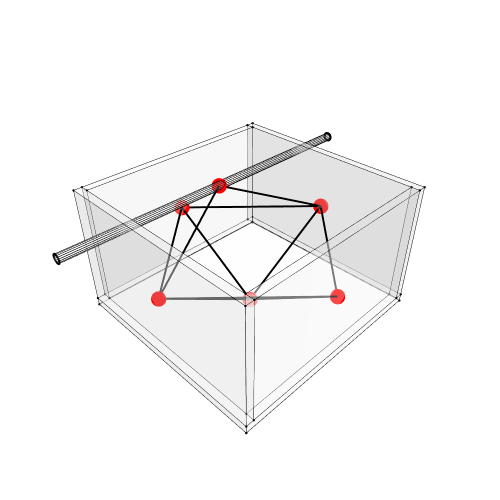

Notebook cell for this chart:
### Markdown cell above
## 13. Show the result

### Code cell
Topology.Show(w1, w2, w3, w4, f, pipe, g2,
              vertexSizeKey="size",
              vertexColorKey="color",
              edgeWidthKey="width",
              edgeColorKey="color",
              faceOpacity=0.3,
              width=500,
              height=500,
              backgroundColor="white",
              renderer=renderer)

### Figure 1 — Plotly figure (JSON) as saved in the notebook; plotly's stock layout.template omitted (floating-point values rounded to 4 significant figures; data arrays with more than 128 entries replaced by an {"elided": "..."} marker saying what was removed)
{"data": [{"customdata": ["", "", "", "", "", "", "", ""], "hoverinfo": "text", "hovertemplate": ["Click ", "Click ", "Click ", "Click ", "Click ", "Click ", "Click ", "Click "], "hovertext": ["", "", "", "", "", "", "", ""], "legendgroup": "1", "legendrank": 1, "marker": {"color": ["#000000", "#000000", "#000000", "#000000", "#000000", "#000000", "#000000", "#000000"], "line": {"width": 0}, "opacity": 1, "size": [2.8, 2.8, 2.8, 2.8, 2.8, 2.8, 2.8, 2.8], "sizemode": "diameter", "symbol": "circle"}, "mode": "markers", "name": "1: Untitled (Vertices)", "showlegend": false, "text": ["", "", "", "", "", "", "", ""], "type": "scatter3d", "x": [-2.5, 2.5, 2.5, -2.5, 2.5, -2.5, 2.5, -2.5], "y": [2.6, 2.6, 2.4, 2.4, 2.6, 2.6, 2.4, 2.4], "z": [-1.5, -1.5, -1.5, -1.5, 1.5, 1.5, 1.5, 1.5]}, {"hoverinfo": "text", "hovertext": [], "legendgroup": "2", "legendrank": 2, "line": {"color": "#000000", "dash": "solid", "width": 1}, "marker": {"color": "#000000", "size": 0.25, "symbol": "circle"}, "mode": "markers+lines", "name": "1: Untitled (Edges)", "showlegend": false, "text": [], "type": "scatter3d", "x": [-2.5, 2.5, null, 2.5, 2.5, null, 2.5, -2.5, null, -2.5, -2.5, null, 2.5, 2.5, null, -2.5, 2.5, null, -2.5, -2.5, null, 2.5, 2.5, null, 2.5, 2.5, null, -2.5, -2.5, null, 2.5, -2.5, null, -2.5, -2.5, null], "y": [2.6, 2.6, null, 2.6, 2.4, null, 2.4, 2.4, null, 2.4, 2.6, null, 2.6, 2.6, null, 2.6, 2.6, null, 2.6, 2.6, null, 2.4, 2.4, null, 2.6, 2.4, null, 2.4, 2.4, null, 2.4, 2.4, null, 2.4, 2.6, null], "z": [-1.5, -1.5, null, -1.5, -1.5, null, -1.5, -1.5, null, -1.5, -1.5, null, 1.5, -1.5, null, 1.5, 1.5, null, -1.5, 1.5, null, 1.5, -1.5, null, 1.5, 1.5, null, 1.5, -1.5, null, 1.5, 1.5, null, 1.5, 1.5, null]}, {"cmax": 1, "cmin": 0, "color": "#FAFAFA", "colorscale": [[0, "#440154"], [0.1111, "#482878"], [0.2222, "#3e4989"], [0.3333, "#31688e"], [0.4444, "#26828e"], [0.5556, "#1f9e89"], [0.6667, "#35b779"], [0.7778, "#6ece58"], [0.8889, "#b5de2b"], [1, "#fde725"]], "flatshading": true, "hoverinfo": "text", "hovertext": "", "i": [0, 0, 4, 0, 5, 1, 3, 7, 0, 4, 6, 7], "j": [1, 2, 5, 4, 6, 5, 2, 3, 3, 0, 5, 6], "k": [2, 3, 1, 1, 2, 2, 6, 6, 7, 7, 4, 4], "legendgroup": "3", "legendrank": 3, "lighting": {"facenormalsepsilon": 0}, "name": "1: Untitled (Faces)", "opacity": 0.3, "showlegend": false, "showscale": false, "text": "", "type": "mesh3d", "x": [-2.5, 2.5, 2.5, -2.5, -2.5, 2.5, 2.5, -2.5], "y": [2.6, 2.6, 2.4, 2.4, 2.6, 2.6, 2.4, 2.4], "z": [-1.5, -1.5, -1.5, -1.5, 1.5, 1.5, 1.5, 1.5]}, {"customdata": ["", "", "", "", "", "", "", ""], "hoverinfo": "text", "hovertemplate": ["Click ", "Click ", "Click ", "Click ", "Click ", "Click ", "Click ", "Click "], "hovertext": ["", "", "", "", "", "", "", ""], "legendgroup": "5", "legendrank": 5, "marker": {"color": ["#000000", "#000000", "#000000", "#000000", "#000000", "#000000", "#000000", "#000000"], "line": {"width": 0}, "opacity": 1, "size": [2.8, 2.8, 2.8, 2.8, 2.8, 2.8, 2.8, 2.8], "sizemode": "diameter", "symbol": "circle"}, "mode": "markers", "name": "2: Untitled (Vertices)", "showlegend": false, "text": ["", "", "", "", "", "", "", ""], "type": "scatter3d", "x": [-2.5, 2.5, 2.5, -2.5, 2.5, -2.5, 2.5, -2.5], "y": [-2.4, -2.4, -2.6, -2.6, -2.4, -2.4, -2.6, -2.6], "z": [-1.5, -1.5, -1.5, -1.5, 1.5, 1.5, 1.5, 1.5]}, {"hoverinfo": "text", "hovertext": [], "legendgroup": "6", "legendrank": 6, "line": {"color": "#000000", "dash": "solid", "width": 1}, "marker": {"color": "#000000", "size": 0.25, "symbol": "circle"}, "mode": "markers+lines", "name": "2: Untitled (Edges)", "showlegend": false, "text": [], "type": "scatter3d", "x": [-2.5, 2.5, null, 2.5, 2.5, null, 2.5, -2.5, null, -2.5, -2.5, null, 2.5, 2.5, null, -2.5, 2.5, null, -2.5, -2.5, null, 2.5, 2.5, null, 2.5, 2.5, null, -2.5, -2.5, null, 2.5, -2.5, null, -2.5, -2.5, null], "y": [-2.4, -2.4, null, -2.4, -2.6, null, -2.6, -2.6, null, -2.6, -2.4, null, -2.4, -2.4, null, -2.4, -2.4, null, -2.4, -2.4, null, -2.6, -2.6, null, -2.4, -2.6, null, -2.6, -2.6, null, -2.6, -2.6, null, -2.6, -2.4, null], "z": [-1.5, -1.5, null, -1.5, -1.5, null, -1.5, -1.5, null, -1.5, -1.5, null, 1.5, -1.5, null, 1.5, 1.5, null, -1.5, 1.5, null, 1.5, -1.5, null, 1.5, 1.5, null, 1.5, -1.5, null, 1.5, 1.5, null, 1.5, 1.5, null]}, {"cmax": 1, "cmin": 0, "color": "#FAFAFA", "colorscale": [[0, "#440154"], [0.1111, "#482878"], [0.2222, "#3e4989"], [0.3333, "#31688e"], [0.4444, "#26828e"], [0.5556, "#1f9e89"], [0.6667, "#35b779"], [0.7778, "#6ece58"], [0.8889, "#b5de2b"], [1, "#fde725"]], "flatshading": true, "hoverinfo": "text", "hovertext": "", "i": [0, 0, 4, 0, 5, 1, 3, 7, 0, 4, 6, 7], "j": [1, 2, 5, 4, 6, 5, 2, 3, 3, 0, 5, 6], "k": [2, 3, 1, 1, 2, 2, 6, 6, 7, 7, 4, 4], "legendgroup": "7", "legendrank": 7, "lighting": {"facenormalsepsilon": 0}, "name": "2: Untitled (Faces)", "opacity": 0.3, "showlegend": false, "showscale": false, "text": "", "type": "mesh3d", "x": [-2.5, 2.5, 2.5, -2.5, -2.5, 2.5, 2.5, -2.5], "y": [-2.4, -2.4, -2.6, -2.6, -2.4, -2.4, -2.6, -2.6], "z": [-1.5, -1.5, -1.5, -1.5, 1.5, 1.5, 1.5, 1.5]}, {"customdata": ["", "", "", "", "", "", "", ""], "hoverinfo": "text", "hovertemplate": ["Click ", "Click ", "Click ", "Click ", "Click ", "Click ", "Click ", "Click "], "hovertext": ["", "", "", "", "", "", "", ""], "legendgroup": "9", "legendrank": 9, "marker": {"color": ["#000000", "#000000", "#000000", "#000000", "#000000", "#000000", "#000000", "#000000"], "line": {"width": 0}, "opacity": 1, "size": [2.8, 2.8, 2.8, 2.8, 2.8, 2.8, 2.8, 2.8], "sizemode": "diameter", "symbol": "circle"}, "mode": "markers", "name": "3: Untitled (Vertices)", "showlegend": false, "text": ["", "", "", "", "", "", "", ""], "type": "scatter3d", "x": [2.5, 2.7, 2.7, 2.5, 2.7, 2.5, 2.7, 2.5], "y": [2.6, 2.6, -2.6, -2.6, 2.6, 2.6, -2.6, -2.6], "z": [-1.5, -1.5, -1.5, -1.5, 1.5, 1.5, 1.5, 1.5]}, {"hoverinfo": "text", "hovertext": [], "legendgroup": "10", "legendrank": 10, "line": {"color": "#000000", "dash": "solid", "width": 1}, "marker": {"color": "#000000", "size": 0.25, "symbol": "circle"}, "mode": "markers+lines", "name": "3: Untitled (Edges)", "showlegend": false, "text": [], "type": "scatter3d", "x": [2.5, 2.7, null, 2.7, 2.7, null, 2.7, 2.5, null, 2.5, 2.5, null, 2.7, 2.7, null, 2.5, 2.7, null, 2.5, 2.5, null, 2.7, 2.7, null, 2.7, 2.7, null, 2.5, 2.5, null, 2.7, 2.5, null, 2.5, 2.5, null], "y": [2.6, 2.6, null, 2.6, -2.6, null, -2.6, -2.6, null, -2.6, 2.6, null, 2.6, 2.6, null, 2.6, 2.6, null, 2.6, 2.6, null, -2.6, -2.6, null, 2.6, -2.6, null, -2.6, -2.6, null, -2.6, -2.6, null, -2.6, 2.6, null], "z": [-1.5, -1.5, null, -1.5, -1.5, null, -1.5, -1.5, null, -1.5, -1.5, null, 1.5, -1.5, null, 1.5, 1.5, null, -1.5, 1.5, null, 1.5, -1.5, null, 1.5, 1.5, null, 1.5, -1.5, null, 1.5, 1.5, null, 1.5, 1.5, null]}, {"cmax": 1, "cmin": 0, "color": "#FAFAFA", "colorscale": [[0, "#440154"], [0.1111, "#482878"], [0.2222, "#3e4989"], [0.3333, "#31688e"], [0.4444, "#26828e"], [0.5556, "#1f9e89"], [0.6667, "#35b779"], [0.7778, "#6ece58"], [0.8889, "#b5de2b"], [1, "#fde725"]], "flatshading": true, "hoverinfo": "text", "hovertext": "", "i": [0, 0, 4, 0, 5, 1, 3, 7, 0, 4, 6, 7], "j": [1, 2, 5, 4, 6, 5, 2, 3, 3, 0, 5, 6], "k": [2, 3, 1, 1, 2, 2, 6, 6, 7, 7, 4, 4], "legendgroup": "11", "legendrank": 11, "lighting": {"facenormalsepsilon": 0}, "name": "3: Untitled (Faces)", "opacity": 0.3, "showlegend": false, "showscale": false, "text": "", "type": "mesh3d", "x": [2.5, 2.7, 2.7, 2.5, 2.5, 2.7, 2.7, 2.5], "y": [2.6, 2.6, -2.6, -2.6, 2.6, 2.6, -2.6, -2.6], "z": [-1.5, -1.5, -1.5, -1.5, 1.5, 1.5, 1.5, 1.5]}, {"customdata": ["", "", "", "", "", "", "", ""], "hoverinfo": "text", "hovertemplate": ["Click ", "Click ", "Click ", "Click ", "Click ", "Click ", "Click ", "Click "], "hovertext": ["", "", "", "", "", "", "", ""], "legendgroup": "13", "legendrank": 13, "marker": {"color": ["#000000", "#000000", "#000000", "#000000", "#000000", "#000000", "#000000", "#000000"], "line": {"width": 0}, "opacity": 1, "size": [2.8, 2.8, 2.8, 2.8, 2.8, 2.8, 2.8, 2.8], "sizemode": "diameter", "symbol": "circle"}, "mode": "markers", "name": "4: Untitled (Vertices)", "showlegend": false, "text": ["", "", "", "", "", "", "", ""], "type": "scatter3d", "x": [-2.7, -2.5, -2.5, -2.7, -2.5, -2.7, -2.5, -2.7], "y": [2.6, 2.6, -2.6, -2.6, 2.6, 2.6, -2.6, -2.6], "z": [-1.5, -1.5, -1.5, -1.5, 1.5, 1.5, 1.5, 1.5]}, {"hoverinfo": "text", "hovertext": [], "legendgroup": "14", "legendrank": 14, "line": {"color": "#000000", "dash": "solid", "width": 1}, "marker": {"color": "#000000", "size": 0.25, "symbol": "circle"}, "mode": "markers+lines", "name": "4: Untitled (Edges)", "showlegend": false, "text": [], "type": "scatter3d", "x": [-2.7, -2.5, null, -2.5, -2.5, null, -2.5, -2.7, null, -2.7, -2.7, null, -2.5, -2.5, null, -2.7, -2.5, null, -2.7, -2.7, null, -2.5, -2.5, null, -2.5, -2.5, null, -2.7, -2.7, null, -2.5, -2.7, null, -2.7, -2.7, null], "y": [2.6, 2.6, null, 2.6, -2.6, null, -2.6, -2.6, null, -2.6, 2.6, null, 2.6, 2.6, null, 2.6, 2.6, null, 2.6, 2.6, null, -2.6, -2.6, null, 2.6, -2.6, null, -2.6, -2.6, null, -2.6, -2.6, null, -2.6, 2.6, null], "z": [-1.5, -1.5, null, -1.5, -1.5, null, -1.5, -1.5, null, -1.5, -1.5, null, 1.5, -1.5, null, 1.5, 1.5, null, -1.5, 1.5, null, 1.5, -1.5, null, 1.5, 1.5, null, 1.5, -1.5, null, 1.5, 1.5, null, 1.5, 1.5, null]}, {"cmax": 1, "cmin": 0, "color": "#FAFAFA", "colorscale": [[0, "#440154"], [0.1111, "#482878"], [0.2222, "#3e4989"], [0.3333, "#31688e"], [0.4444, "#26828e"], [0.5556, "#1f9e89"], [0.6667, "#35b779"], [0.7778, "#6ece58"], [0.8889, "#b5de2b"], [1, "#fde725"]], "flatshading": true, "hoverinfo": "text", "hovertext": "", "i": [0, 0, 4, 0, 5, 1, 3, 7, 0, 4, 6, 7], "j": [1, 2, 5, 4, 6, 5, 2, 3, 3, 0, 5, 6], "k": [2, 3, 1, 1, 2, 2, 6, 6, 7, 7, 4, 4], "legendgroup": "15", "legendrank": 15, "lighting": {"facenormalsepsilon": 0}, "name": "4: Untitled (Faces)", "opacity": 0.3, "showlegend": false, "showscale": false, "text": "", "type": "mesh3d", "x": [-2.7, -2.5, -2.5, -2.7, -2.7, -2.5, -2.5, -2.7], "y": [2.6, 2.6, -2.6, -2.6, 2.6, 2.6, -2.6, -2.6], "z": [-1.5, -1.5, -1.5, -1.5, 1.5, 1.5, 1.5, 1.5]}, {"customdata": ["", "", "", "", "", "", "", ""], "hoverinfo": "text", "hovertemplate": ["Click ", "Click ", "Click ", "Click ", "Click ", "Click ", "Click ", "Click "], "hovertext": ["", "", "", "", "", "", "", ""], "legendgroup": "17", "legendrank": 17, "marker": {"color": ["#000000", "#000000", "#000000", "#000000", "#000000", "#000000", "#000000", "#000000"], "line": {"width": 0}, "opacity": 1, "size": [2.8, 2.8, 2.8, 2.8, 2.8, 2.8, 2.8, 2.8], "sizemode": "diameter", "symbol": "circle"}, "mode": "markers", "name": "5: Untitled (Vertices)", "showlegend": false, "text": ["", "", "", "", "", "", "", ""], "type": "scatter3d", "x": [-2.7, 2.7, 2.7, -2.7, 2.7, -2.7, 2.7, -2.7], "y": [2.6, 2.6, -2.6, -2.6, 2.6, 2.6, -2.6, -2.6], "z": [-1.7, -1.7, -1.7, -1.7, -1.5, -1.5, -1.5, -1.5]}, {"hoverinfo": "text", "hovertext": [], "legendgroup": "18", "legendrank": 18, "line": {"color": "#000000", "dash": "solid", "width": 1}, "marker": {"color": "#000000", "size": 0.25, "symbol": "circle"}, "mode": "markers+lines", "name": "5: Untitled (Edges)", "showlegend": false, "text": [], "type": "scatter3d", "x": [-2.7, 2.7, null, 2.7, 2.7, null, 2.7, -2.7, null, -2.7, -2.7, null, 2.7, 2.7, null, -2.7, 2.7, null, -2.7, -2.7, null, 2.7, 2.7, null, 2.7, 2.7, null, -2.7, -2.7, null, 2.7, -2.7, null, -2.7, -2.7, null], "y": [2.6, 2.6, null, 2.6, -2.6, null, -2.6, -2.6, null, -2.6, 2.6, null, 2.6, 2.6, null, 2.6, 2.6, null, 2.6, 2.6, null, -2.6, -2.6, null, 2.6, -2.6, null, -2.6, -2.6, null, -2.6, -2.6, null, -2.6, 2.6, null], "z": [-1.7, -1.7, null, -1.7, -1.7, null, -1.7, -1.7, null, -1.7, -1.7, null, -1.5, -1.7, null, -1.5, -1.5, null, -1.7, -1.5, null, -1.5, -1.7, null, -1.5, -1.5, null, -1.5, -1.7, null, -1.5, -1.5, null, -1.5, -1.5, null]}, {"cmax": 1, "cmin": 0, "color": "#FAFAFA", "colorscale": [[0, "#440154"], [0.1111, "#482878"], [0.2222, "#3e4989"], [0.3333, "#31688e"], [0.4444, "#26828e"], [0.5556, "#1f9e89"], [0.6667, "#35b779"], [0.7778, "#6ece58"], [0.8889, "#b5de2b"], [1, "#fde725"]], "flatshading": true, "hoverinfo": "text", "hovertext": "", "i": [0, 0, 4, 0, 5, 1, 3, 7, 0, 4, 6, 7], "j": [1, 2, 5, 4, 6, 5, 2, 3, 3, 0, 5, 6], "k": [2, 3, 1, 1, 2, 2, 6, 6, 7, 7, 4, 4], "legendgroup": "19", "legendrank": 19, "lighting": {"facenormalsepsilon": 0}, "name": "5: Untitled (Faces)", "opacity": 0.3, "showlegend": false, "showscale": false, "text": "", "type": "mesh3d", "x": [-2.7, 2.7, 2.7, -2.7, -2.7, 2.7, 2.7, -2.7], "y": [2.6, 2.6, -2.6, -2.6, 2.6, 2.6, -2.6, -2.6], "z": [-1.7, -1.7, -1.7, -1.7, -1.5, -1.5, -1.5, -1.5]}, {"customdata": ["", "", "", "", "", "", "", "", "", "", "", "", "", "", "", "", "", "", "", "", "", "", "", "", "", "", "", "", "", "", "", ""], "hoverinfo": "text", "hovertemplate": ["Click ", "Click ", "Click ", "Click ", "Click ", "Click ", "Click ", "Click ", "Click ", "Click ", "Click ", "Click ", "Click ", "Click ", "Click ", "Click ", "Click ", "Click ", "Click ", "Click ", "Click ", "Click ", "Click ", "Click ", "Click ", "Click ", "Click ", "Click ", "Click ", "Click ", "Click ", "Click "], "hovertext": ["", "", "", "", "", "", "", "", "", "", "", "", "", "", "", "", "", "", "", "", "", "", "", "", "", "", "", "", "", "", "", ""], "legendgroup": "21", "legendrank": 21, "marker": {"color": ["#000000", "#000000", "#000000", "#000000", "#000000", "#000000", "#000000", "#000000", "#000000", "#000000", "#000000", "#000000", "#000000", "#000000", "#000000", "#000000", "#000000", "#000000", "#000000", "#000000", "#000000", "#000000", "#000000", "#000000", "#000000", "#000000", "#000000", "#000000", "#000000", "#000000", "#000000", "#000000"], "line": {"width": 0}, "opacity": 1, "size": [2.8, 2.8, 2.8, 2.8, 2.8, 2.8, 2.8, 2.8, 2.8, 2.8, 2.8, 2.8, 2.8, 2.8, 2.8, 2.8, 2.8, 2.8, 2.8, 2.8, 2.8, 2.8, 2.8, 2.8, 2.8, 2.8, 2.8, 2.8, 2.8, 2.8, 2.8, 2.8], "sizemode": "diameter", "symbol": "circle"}, "mode": "markers", "name": "6: Untitled (Vertices)", "showlegend": false, "text": ["", "", "", "", "", "", "", "", "", "", "", "", "", "", "", "", "", "", "", "", "", "", "", "", "", "", "", "", "", "", "", ""], "type": "scatter3d", "x": [-4, -4, -4, -4, -4, -4, -4, -4, -4, -4, -4, -4, -4, -4, -4, -4, 4, 4, 4, 4, 4, 4, 4, 4, 4, 4, 4, 4, 4, 4, 4, 4], "y": [1.1, 1.092, 1.071, 1.038, 1, 0.9617, 0.9293, 0.9076, 0.9, 0.9076, 0.9293, 0.9617, 1, 1.038, 1.071, 1.092, 1.092, 1.1, 1.071, 1.038, 1, 0.9617, 0.9293, 0.9076, 0.9, 0.9076, 0.9293, 0.9617, 1, 1.038, 1.071, 1.092], "z": [1.2, 1.238, 1.271, 1.292, 1.3, 1.292, 1.271, 1.238, 1.2, 1.162, 1.129, 1.108, 1.1, 1.108, 1.129, 1.162, 1.238, 1.2, 1.271, 1.292, 1.3, 1.292, 1.271, 1.238, 1.2, 1.162, 1.129, 1.108, 1.1, 1.108, 1.129, 1.162]}, {"hoverinfo": "text", "hovertext": [], "legendgroup": "22", "legendrank": 22, "line": {"color": "#000000", "dash": "solid", "width": 1}, "marker": {"color": "#000000", "size": 0.25, "symbol": "circle"}, "mode": "markers+lines", "name": "6: Untitled (Edges)", "showlegend": false, "text": [], "type": "scatter3d", "x": {"elided": "144 int values"}, "y": {"elided": "144 float values"}, "z": {"elided": "144 float values"}}, {"cmax": 1, "cmin": 0, "color": "#FAFAFA", "colorscale": [[0, "#440154"], [0.1111, "#482878"], [0.2222, "#3e4989"], [0.3333, "#31688e"], [0.4444, "#26828e"], [0.5556, "#1f9e89"], [0.6667, "#35b779"], [0.7778, "#6ece58"], [0.8889, "#b5de2b"], [1, "#fde725"]], "flatshading": true, "hoverinfo": "text", "hovertext": "", "i": [0, 2, 5, 6, 7, 8, 9, 10, 11, 12, 13, 14, 3, 0, 3, 3, 2, 2, 19, 19, 20, 20, 21, 21, 22, 22, 7, 7, 8, 8, 9, 9, 10, 10, 27, 27, 28, 28, 29, 29, 30, 30, 4, 4, 15, 15, 16, 30, 30, 30, 30, 30, 30, 30, 30, 30, 30, 30, 30, 30], "j": [1, 3, 0, 5, 6, 7, 8, 9, 10, 11, 12, 13, 15, 2, 2, 16, 1, 18, 1, 18, 0, 19, 5, 20, 6, 21, 8, 23, 9, 24, 10, 25, 11, 26, 11, 26, 12, 27, 13, 28, 14, 29, 15, 31, 3, 17, 18, 17, 19, 20, 21, 22, 23, 24, 25, 26, 27, 28, 31, 16], "k": [2, 4, 4, 4, 4, 4, 4, 4, 4, 4, 4, 4, 4, 4, 16, 17, 18, 16, 0, 1, 5, 0, 6, 5, 7, 6, 23, 22, 24, 23, 25, 24, 26, 25, 12, 11, 13, 12, 14, 13, 4, 14, 31, 30, 17, 31, 19, 16, 20, 21, 22, 23, 24, 25, 26, 27, 28, 29, 17, 19], "legendgroup": "23", "legendrank": 23, "lighting": {"facenormalsepsilon": 0}, "name": "6: Untitled (Faces)", "opacity": 0.3, "showlegend": false, "showscale": false, "text": "", "type": "mesh3d", "x": [-4, -4, -4, -4, -4, -4, -4, -4, -4, -4, -4, -4, -4, -4, -4, -4, 4, 4, 4, 4, 4, 4, 4, 4, 4, 4, 4, 4, 4, 4, 4, 4], "y": [1.038, 1.071, 1.092, 1.1, 1.071, 1, 0.9617, 0.9293, 0.9076, 0.9, 0.9076, 0.9293, 0.9617, 1, 1.038, 1.092, 1.092, 1.1, 1.071, 1.038, 1, 0.9617, 0.9293, 0.9076, 0.9, 0.9076, 0.9293, 0.9617, 1, 1.038, 1.071, 1.092], "z": [1.292, 1.271, 1.238, 1.2, 1.129, 1.3, 1.292, 1.271, 1.238, 1.2, 1.162, 1.129, 1.108, 1.1, 1.108, 1.162, 1.238, 1.2, 1.271, 1.292, 1.3, 1.292, 1.271, 1.238, 1.2, 1.162, 1.129, 1.108, 1.1, 1.108, 1.129, 1.162]}, {"hoverinfo": "text", "hovertext": [], "legendgroup": "26", "legendrank": 26, "line": {"color": "#000000", "dash": "solid", "width": 4}, "marker": {"color": "#000000", "size": 1, "symbol": "circle"}, "mode": "markers+lines", "name": "7: Untitled Graph (Edges)", "showlegend": false, "text": [], "type": "scatter3d", "x": [0, -2.6, null, -2.6, 0, null, -2.6, 0, null, 0, -2.6, null, 0, 2.6, null, 0, 0, null, 0, 2.6, null, 0, 0, null, 2.6, 0, null, 2.6, 0, null], "y": [-2.5, 0, null, 0, 1, null, 0, 0, null, 2.5, 0, null, 2.5, 0, null, 2.5, 0, null, -2.5, 0, null, -2.5, 0, null, 0, 1, null, 0, 0, null], "z": [0, 0, null, 0, 1.2, null, 0, -1.6, null, 0, 0, null, 0, 0, null, 0, -1.6, null, 0, 0, null, 0, -1.6, null, 0, 1.2, null, 0, -1.6, null]}, {"customdata": ["", "", "", "", "", ""], "hoverinfo": "text", "hovertemplate": ["Click ", "Click ", "Click ", "Click ", "Click ", "Click "], "hovertext": ["", "", "", "", "", ""], "legendgroup": "25", "legendrank": 25, "marker": {"color": ["#FF0000", "#FF0000", "#FF0000", "#FF0000", "#FF0000", "#FF0000"], "line": {"width": 0}, "opacity": 1, "size": [18, 18, 18, 18, 18, 18], "sizemode": "diameter", "symbol": "circle"}, "mode": "markers", "name": "7: Untitled Graph (Vertices)", "showlegend": false, "text": ["", "", "", "", "", ""], "type": "scatter3d", "x": [-2.6, 0, 0, 2.6, 0, 0], "y": [0, 2.5, -2.5, 0, 0, 1], "z": [0, 0, 0, 0, -1.6, 1.2]}], "layout": {"autosize": true, "height": 500, "margin": {"b": 40, "l": 40, "r": 40, "t": 40}, "paper_bgcolor": "#FFFFFF", "plot_bgcolor": "#FFFFFF", "scene": {"aspectmode": "data", "camera": {"center": {"x": 0, "y": 0, "z": 0}, "eye": {"x": -1.25, "y": -1.25, "z": 1.25}, "projection": {"type": "perspective"}, "up": {"x": 0, "y": 0, "z": 1}}, "xaxis": {"visible": false}, "yaxis": {"visible": false}, "zaxis": {"visible": false}}, "showlegend": true, "width": 500, "xaxis": {"showgrid": false, "visible": false, "zeroline": false}, "yaxis": {"showgrid": false, "visible": false, "zeroline": false}}}
